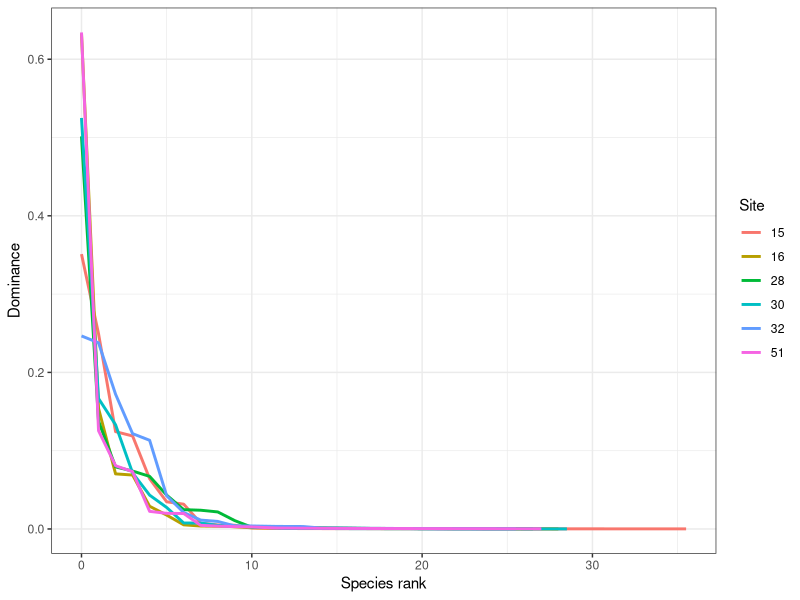
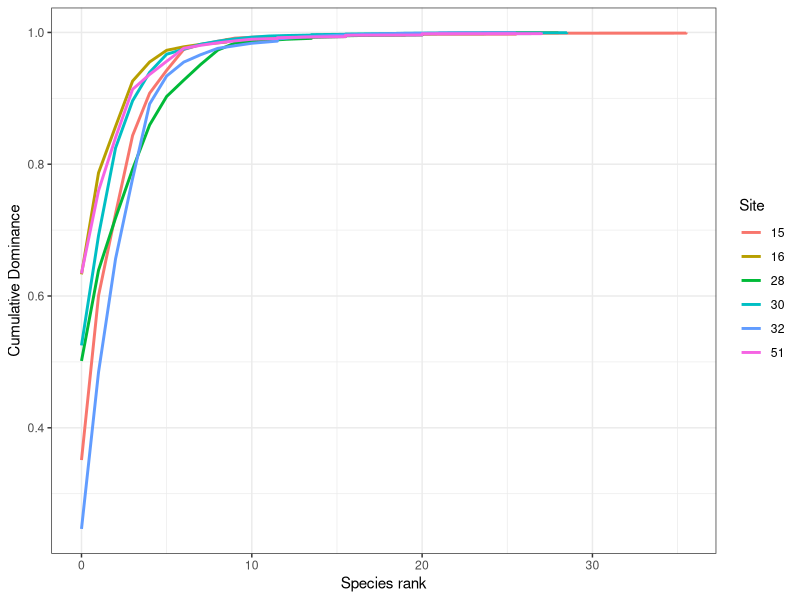
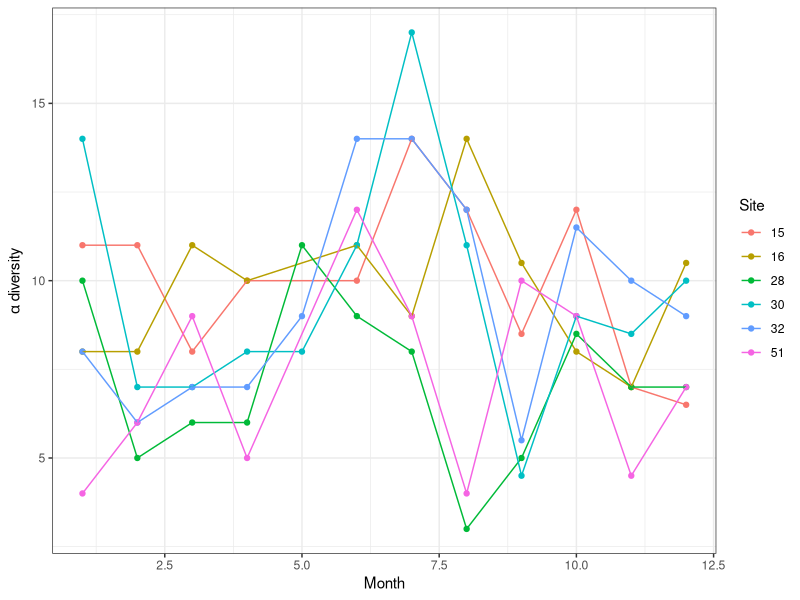
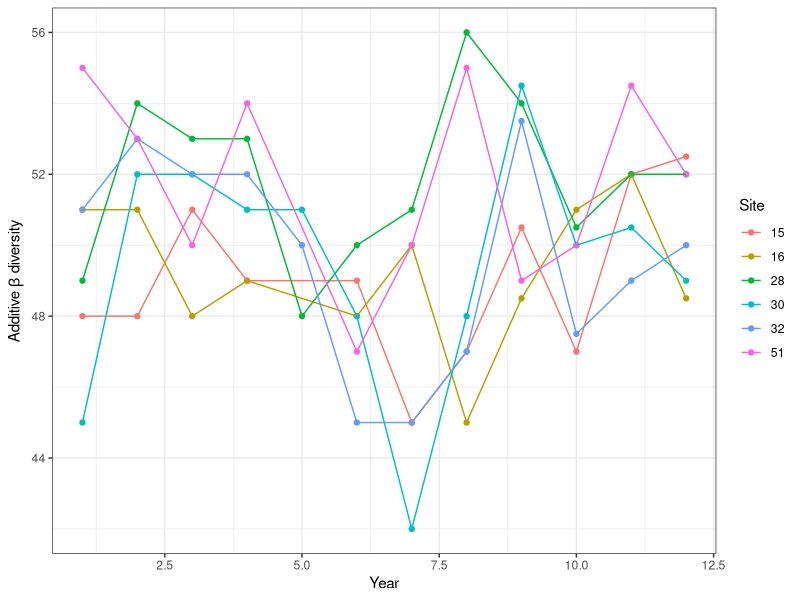
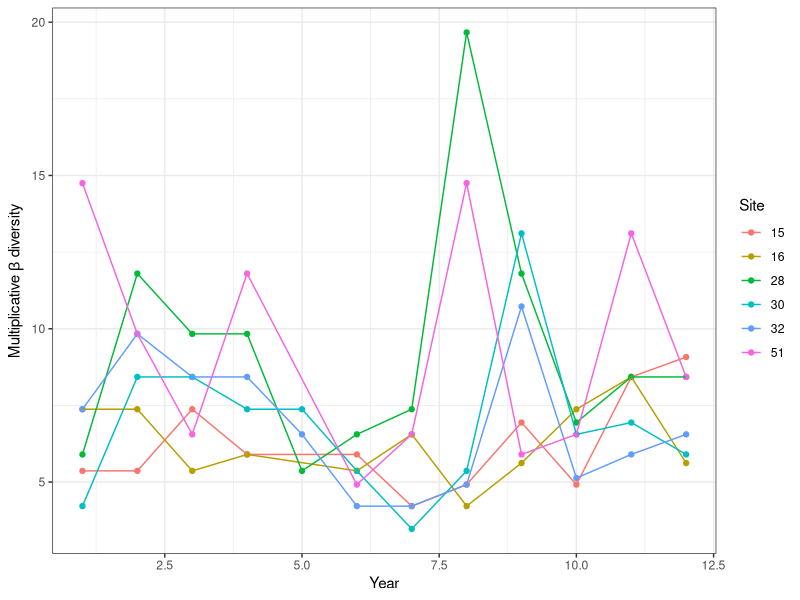
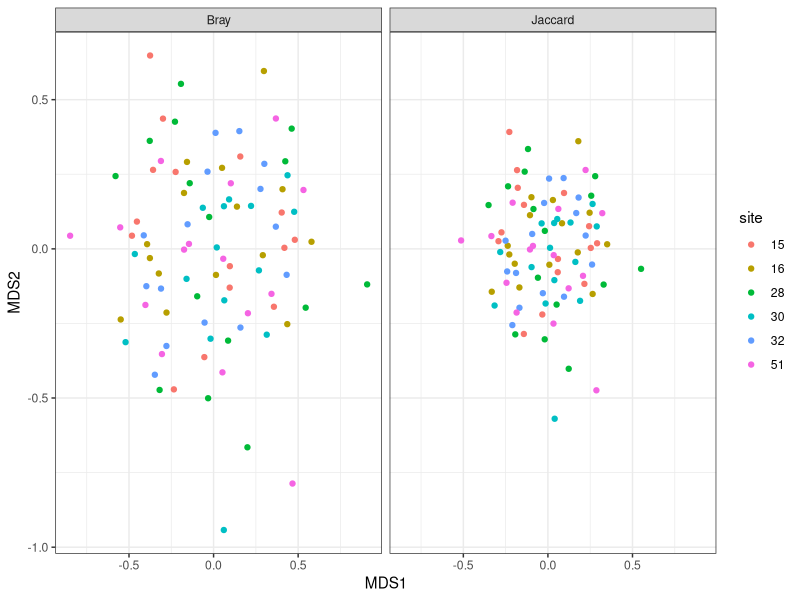

These figures' R source, in order:
#' """ Solutions to Workshop 7 exercises
#'     @author: BSC 6926 B53
#'     date: 10/17/2022"""

library(tidyverse)
library(vegan)

# Exercises 
# 1. Using the Calcasieu dataset calculate the mean and SD for species richness, Shannon, Simpson, and inverse Simpson for each sampling site.
df = read_csv('data/Calcasieu.csv') %>% 
  mutate(richness = specnumber(across(`Speckled Madtom`:`Smooth Puffer`)),
         H = diversity(across(`Speckled Madtom`:`Smooth Puffer`)),
         simp = diversity(across(`Speckled Madtom`:`Smooth Puffer`), "simpson"),
         invsimp = diversity(across(`Speckled Madtom`:`Smooth Puffer`),"inv")) %>% 
  group_by(site) %>% 
  summarise(mean_richness = mean(richness, na.rm = TRUE),
            sd_richness = sd(richness, na.rm = TRUE),
            mean_H = mean(H, na.rm = TRUE),
            sd_H = sd(H, na.rm = TRUE),
            mean_simp = mean(simp, na.rm = TRUE),
            sd_simp = sd(simp, na.rm = TRUE),
            mean_invS = mean(invsimp, na.rm = TRUE),
            sd_invS = sd(invsimp, na.rm = TRUE))


# 2. Plot the dominance (Whittiker) and K-dominance curves for each site.
## Dominance curves / Whittaker curves
#Dominance as a function of species rank
df = read_csv('data/Calcasieu.csv') %>%
  pivot_longer(cols = `Speckled Madtom`:`Smooth Puffer`, 
               names_to = "Species", 
               values_to = "Count") %>% 
  group_by(site) %>% 
  filter(Count > 0) %>% 
  mutate(Total = sum(Count)) %>% 
  ungroup() %>% 
  group_by(site, Species) %>%
  summarise(Count_Spp = sum(Count),
            Total_Count = max(Total)) %>% 
  mutate(pi = Count_Spp/Total_Count, 
         rank = length(unique(Species))-rank(pi)) %>% 
  ungroup()

ggplot(df, aes(rank, pi, color = as.factor(site)))+
  geom_line(size = 1)+
  labs(x = 'Species rank',
       y = 'Dominance',
       color = 'Site')+
  theme_bw()

## K-dominance curves
# Cumulative dominance by species rank


df = read_csv('data/Calcasieu.csv') %>%
  pivot_longer(cols = `Speckled Madtom`:`Smooth Puffer`, 
               names_to = "Species", 
               values_to = "Count") %>% 
  group_by(site) %>% 
  filter(Count > 0) %>% 
  mutate(Total = sum(Count)) %>% 
  ungroup() %>% 
  group_by(site, Species) %>%
  summarise(Count_Spp = sum(Count),
            Total_Count = max(Total)) %>% 
  mutate(pi = Count_Spp/Total_Count, 
         rank = length(unique(Species))-rank(pi))%>% 
  arrange(rank, .by_group = T) %>% 
  mutate(cumsum = cumsum(pi))

ggplot(df, aes(rank, cumsum, color = as.factor(site)))+
  geom_line(size = 1)+
  labs(x = 'Species rank',
       y = 'Cumulative Dominance',
       color = 'Site')+
  theme_bw()

# 3. Plot the alpha, beta, and gamma diversity for each site for each sampling date in 2007. Use either additive or multiplicative $\beta$ diversity. Plot diversity over time. 
df_l = read_csv('data/Calcasieu.csv') %>%
  pivot_longer(cols = `Speckled Madtom`:`Smooth Puffer`, 
               names_to = "Species", 
               values_to = "Count")

gammaDiv = length(unique(df_l$Species))

div = read_csv('data/Calcasieu.csv') %>% 
  mutate(richness = specnumber(across(`Speckled Madtom`:`Smooth Puffer`))) %>% 
  mutate(month = lubridate::month(date)) %>% 
  group_by(site, month) %>% 
  summarize(alpha = mean(richness)) %>% 
  mutate(gamma = gammaDiv,
         beta_a = gamma - alpha,
         beta_m = gamma/alpha)

library(ggpubr)

ggplot(div, aes(month, alpha, color = as.factor(site)))+
  geom_point()+
  geom_line()+
  labs(x = 'Month', y = expression(alpha ~ 'diversity'), 
       color = 'Site')+
  theme_bw()

ggplot(div, aes(month, beta_a, color = as.factor(site)))+
  geom_point()+
  geom_line()+
  labs(x = 'Year', y = expression('Additive'~ beta ~ 'diversity'), 
       color = 'Site')+
  theme_bw()

ggplot(div, aes(month, beta_m, color = as.factor(site)))+
  geom_point()+
  geom_line()+
  labs(x = 'Year', y = expression('Multiplicative'~ beta ~ 'diversity'), 
       color = 'Site')+
  theme_bw()

# 4. Plot the Bray-Curtis and Jaccard dissimilarity for each site.
df = read_csv('data/Calcasieu.csv') 

bc = metaMDS(df[,4:62], distance = "bray", k = 2, try = 100)
jc = metaMDS(df[,4:62], distance = "jaccard", k = 2, try = 100)

b = bc$points %>% as.data.frame() %>% 
  mutate(Dissimilarity = 'Bray',
         site = as.factor(df$site))

j = jc$points %>% as.data.frame() %>% 
  mutate(Dissimilarity = 'Jaccard',
         site = as.factor(df$site))

dis = bind_rows(b,j)

ggplot(dis, aes(MDS1, MDS2, color = site))+
  geom_point()+
  facet_wrap(~Dissimilarity)+
  theme_bw()
  